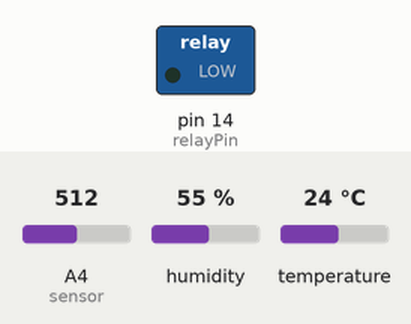
A sketch run on a simulated Arduino Uno, built with avr-gcc and run on an emulated ATmega328P. On the bench: switched loads named in the sketch (green lamp = pin HIGH). The inputs (shaded band) are chosen by the test bench; at power-on: A4 (sensor) = 512, humidity 55 %, temperature 24 °C. What the sketch prints to the serial monitor is not drawn.

Above: at 0.1 s.
Timing chart, 0 to 1.6 s (numbered marks = the images above):
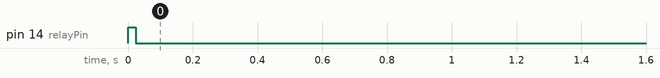

The sketch:

testingComponents.ino
```cpp
#include <dht11.h>

dht11 DHT11;
int sensor = 4;
int DHT11PIN = 13;
#define relayPin 14

int sensorVal;
float h;
float t;
String pumpString = "ON";

void setup() {
  Serial.begin(9600);
  pinMode(sensor, INPUT);
  pinMode(relayPin, OUTPUT);
  digitalWrite(relayPin, HIGH);
}

void loop() {
  sensorVal = analogRead(sensor);
  Serial.println(sensorVal);
  int chk = DHT11.read(DHT11PIN);
  sensorVal = analogRead(sensor);
  h = DHT11.humidity;
  t = DHT11.temperature;

  if(sensorVal < 3000) {
    //Serial.println("Watering the plant");
    digitalWrite(relayPin, LOW);
    pumpString = "ON";
    delay(5000);
  }else {
    //Serial.println("does not need water");
    digitalWrite(relayPin, HIGH);
    pumpString = "OFF";
  }
  Serial.print("Temperature: ");
  Serial.println(t);
  Serial.print("Humidity: ");
  Serial.println(h);
  Serial.println("Pump is "+ pumpString);
  delay(1000);
}
```

Measured:
- by itself, pin 14 (relayPin): HIGH → LOW at 0.02 s
